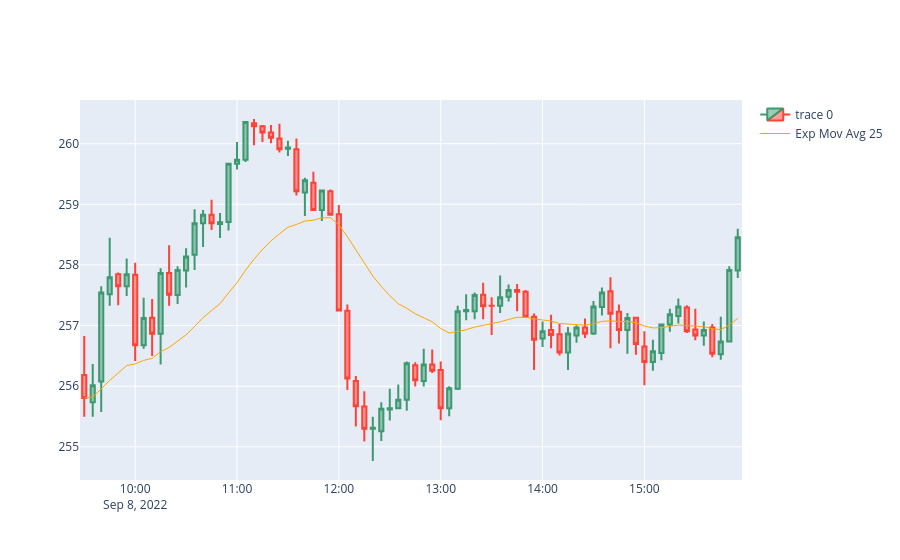

The cell this chart's notebook holds for it:
### Code cell
import plotly.io as pio
import plotly.graph_objects as go  

dfpl = df[0:78]

fig = go.Figure(
    data=[
        go.Candlestick(
            x=dfpl.datetime_est,
            open=dfpl['Open'],
            high=dfpl['High'],
            low=dfpl['Low'],
            close=dfpl['Close']),
        go.Scatter(
            x=dfpl.datetime_est, 
            y=dfpl['ema25'],
            line=dict(color='orange', width=1), 
            name="Exp Mov Avg 25")
    ]
)

#fig.add_scatter(x=dfpl.index, y=dfpl['squezzeArea'], mode="markers", marker=dict(size=5, color="red"), name="Squeez")
#fig.add_scatter(x=dfpl.index, y=dfpl['squeezeCloseToEmaArea'], mode="markers", marker=dict(size=5, color="orange"), name="Important area")
#fig.add_scatter(x=dfpl.index, y=dfpl['posibleBreakArea'], mode="markers", marker=dict(size=5, color="green"), name="Entry")

fig.update_layout(xaxis_rangeslider_visible=False)
fig.show()
